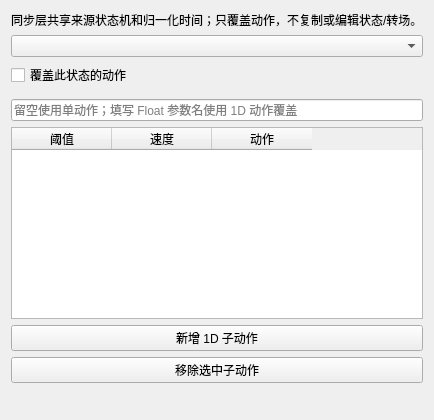
<?xml version='1.0' encoding='UTF-8'?>
<ui version="4.0">
 <class>AnimatorSyncEditorForm</class>
 <widget class="QWidget" name="AnimatorSyncEditorForm">
  <layout class="QVBoxLayout" name="mainLayout">
   <item>
    <widget class="QLabel" name="syncHelpLabel">
     <property name="text">
      <string>同步层共享来源状态机和归一化时间；只覆盖动作，不复制或编辑状态/转场。</string>
     </property>
    </widget>
   </item>
   <item>
    <widget class="QComboBox" name="syncSourceStateCombo" />
   </item>
   <item>
    <widget class="QCheckBox" name="syncOverrideCheck">
     <property name="text">
      <string>覆盖此状态的动作</string>
     </property>
    </widget>
   </item>
   <item>
    <widget class="ResourceField" name="syncClipField" />
   </item>
   <item>
    <widget class="QLineEdit" name="syncBlendParameterEdit">
     <property name="placeholderText">
      <string>留空使用单动作；填写 Float 参数名使用 1D 动作覆盖</string>
     </property>
    </widget>
   </item>
   <item>
    <widget class="QTableWidget" name="syncMotionsTable">
     <property name="selectionBehavior">
      <enum>QAbstractItemView::SelectRows</enum>
     </property>
     <column>
      <property name="text">
       <string>阈值</string>
      </property>
     </column>
     <column>
      <property name="text">
       <string>速度</string>
      </property>
     </column>
     <column>
      <property name="text">
       <string>动作</string>
      </property>
     </column>
    </widget>
   </item>
   <item>
    <widget class="QPushButton" name="syncAddMotionButton">
     <property name="text">
      <string>新增 1D 子动作</string>
     </property>
    </widget>
   </item>
   <item>
    <widget class="QPushButton" name="syncRemoveMotionButton">
     <property name="text">
      <string>移除选中子动作</string>
     </property>
    </widget>
   </item>
   <item>
    <widget class="ResourceField" name="syncMotionField" />
   </item>
   <item>
    <widget class="QLabel" name="syncStatusLabel">
     <property name="text">
      <string />
     </property>
     <property name="wordWrap">
      <bool>true</bool>
     </property>
    </widget>
   </item>
  </layout>
 </widget>
 <customwidgets>
  <customwidget>
   <class>ResourceField</class>
   <extends>QWidget</extends>
   <header>ResourceField.h</header>
  </customwidget>
 </customwidgets>
</ui>
